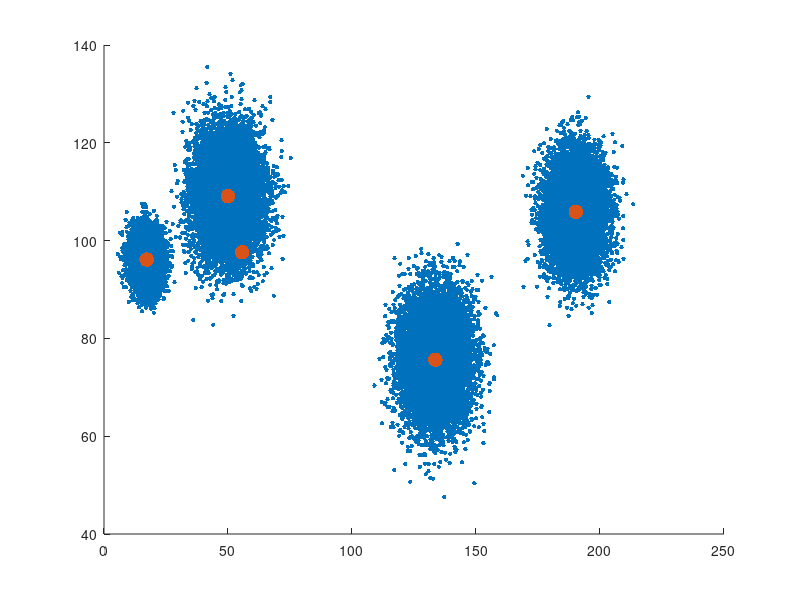

Here is the MATLAB script that generated this plot:
C = 5;
N = 10000;
D = 2;

data = [];
clusters = zeros(C,D);

for cli = 1:C
  clusters(cli,:) = 200 * rand(1,D);
  v = rand(1) * 10;
  d = ones(N,1) * clusters(cli,:) + v * randn(N, D);
  data = [data; d];
end

clf
scatter(data(:,1), data(:,2),100,'.g'); 
hold on;
scatter(clusters(:,1), clusters(:,2),1000,'.r'); 
hold off;

output = fopen('z.data','w');
for row = 1:N*C
  for col = 1:D
    fprintf(output, '%3f ', data(row, col));
  end
  fprintf(output, '\n');
end
fclose(output);
